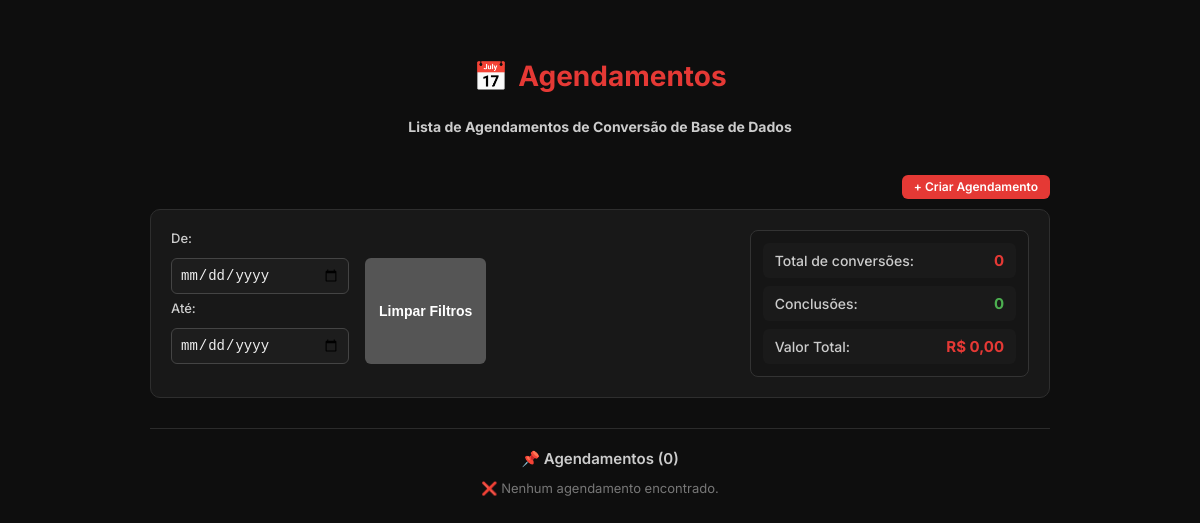
Before: / with the older database file.
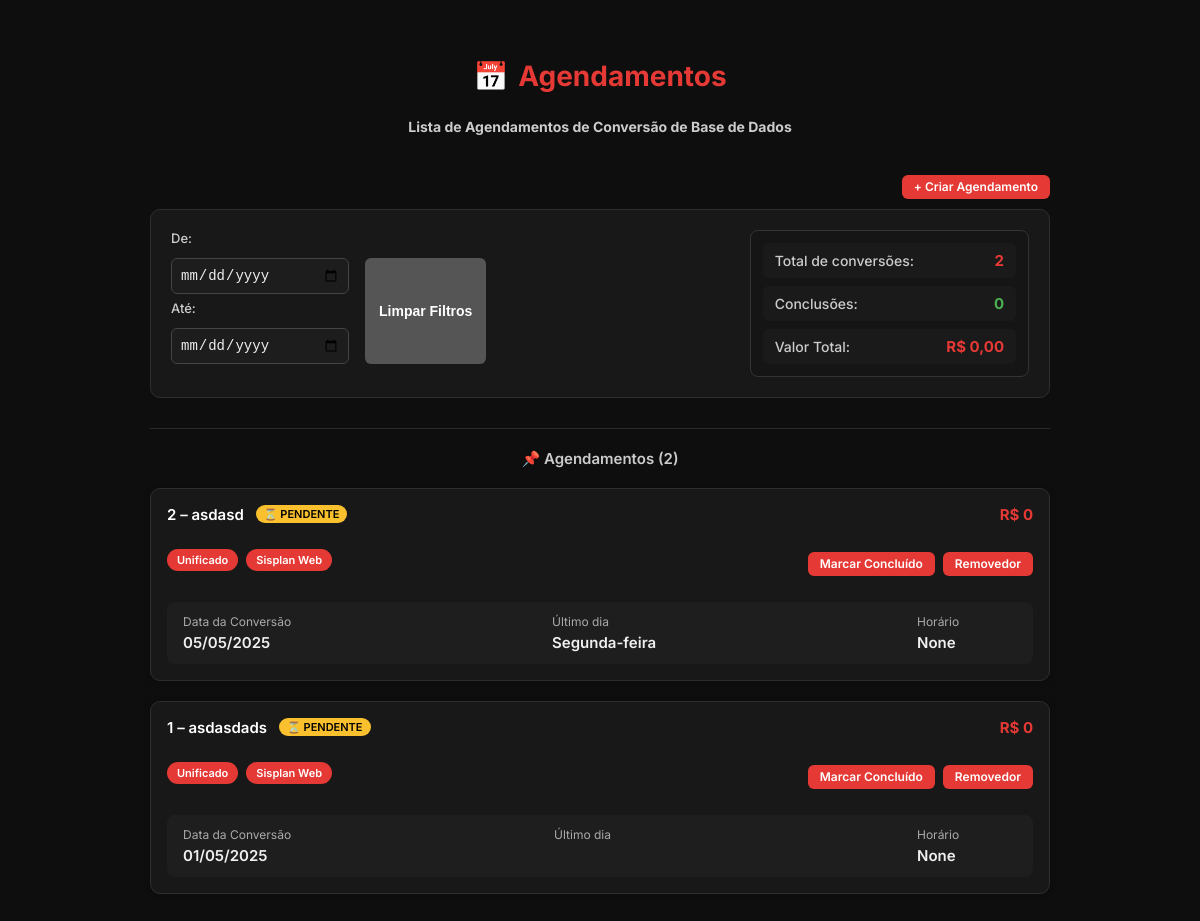
After: the same page with the newer database file.
### app/models.py (models this page shows)
class Agendamento(Base):
    __tablename__ = "agendamentos"
    id = Column(Integer, primary_key=True, index=True)
    cliente = Column(String, nullable=False)
    unificado = Column(Boolean, default=False)
    sisplan_web = Column(Boolean, default=False)
    data_conversao = Column(Date, nullable=False)
    ultimo_dia_trabalho = Column(String)
    horario_trabalho = Column(Time)
    valor = Column(String)
    conexao = Column(String)
    concluido = Column(Boolean, default=False)

### app/main.py (the view)
@app.get("/", response_class=HTMLResponse)
def lista_agendamentos(request: Request, data_de: str = "", data_ate: str = ""):
    db = SessionLocal()
    query = db.query(Agendamento)
    if data_de:
        try:
            data_convertida = datetime.strptime(data_de, "%Y-%m-%d").date()
            query = query.filter(Agendamento.data_conversao >= data_convertida)
        except ValueError:
            pass
    if data_ate:
        try:
            data_convertida_ate = datetime.strptime(data_ate, "%Y-%m-%d").date()
            query = query.filter(Agendamento.data_conversao <= data_convertida_ate)
        except ValueError:
            pass
    dados = query.order_by(desc(Agendamento.id)).all()
    total = len(dados)
    concluidos = len([d for d in dados if d.concluido])
    try:
        valor_total = sum(float(d.valor.replace(",", ".") or 0) for d in dados)
    except Exception:
        valor_total = 0.0
    db.close()
    return templates.TemplateResponse("index.html", {
        "request": request,
        "agendamentos": dados,
        "total": total,
        "concluidos": concluidos,
        "valor_total": valor_total,
        "data_de": data_de,
        "data_ate": data_ate
    })

### app/templates/index.html (shortened to what this page needs)
<!DOCTYPE html>
<html lang="pt-br">
<head>
  <link rel="stylesheet" href="/static/style.css">
</head>
<body>
  <h1>Agendamentos</h1>
  <h2>Lista de Agendamentos de Conversão de Base de Dados</h2>
    <div class="card-botoes">
        <form method="get" action="/cad_agendamento">
            <button type="submit" class="btn agendamento"> + Criar Agendamento</button>
        </form>
    </div>
    <div class="painel-filtros">
        <div class="filtros-esquerda">
            <div class="grupo-inline">
                <div class="grupo">
                    <label for="data_de">De:</label>
                    <input type="date" id="data_de" name="data_de" value="{{ data_de }}">
                    <label for="data_ate">Até:</label>
                    <input type="date" id="data_ate" name="data_ate" value="{{ data_ate }}">
                </div>
                <button type="button" id="limpar-filtros" class="btn limpar">Limpar Filtros</button>
            </div>
        </div>
        <div class="resumo">
            <div class="linha-resumo">
                <div class="coluna-label">Total de conversões:</div>
                <div class="coluna-valor destaque vermelho">{{ total }}</div>
            </div>
            <div class="linha-resumo">
                <div class="coluna-label">Conclusões:</div>
                <div class="coluna-valor destaque verde">{{ concluidos }}</div>
            </div>
            <div class="linha-resumo">
                <div class="coluna-label">Valor Total:</div>
                <div class="coluna-valor destaque vermelho">
                    R$ {{ "{:,.2f}".format(valor_total).replace(",", "X").replace(".", ",").replace("X", ".") }}
                </div>
            </div>
        </div>
    </div>
  <hr>
  <div class="agendamentos-titulo">📌 Agendamentos ({{ agendamentos|length }})</div>
  {% if agendamentos %}
    {% for item in agendamentos %}
    <div class="card-agendamento">
        <div class="card-topo">
            <strong class="cliente">
                {{ item.id }} – {{ item.cliente }}
                {% if item.concluido %}
                    <span class="status-concluido">✅ CONCLUÍDO</span>
                {% else %}
                    <span class="status-pendente">⏳ PENDENTE</span>
                {% endif %}
            </strong>
            <span class="valor">R$ {{ item.valor }}</span>
        </div>
        <div class="card-tags-botoes">
            <div class="card-tags">
            {% if item.unificado %}
                <span class="tag">Unificado</span>
            {% endif %}
            {% if item.sisplan_web %}
                <span class="tag">Sisplan Web</span>
            {% endif %}
            </div>
            <div class="card-botoes">
                <form method="post" action="/concluir/{{ item.id }}">
                    <button type="submit" class="btn concluir">Marcar Concluído</button>
                </form>
                <form method="post" action="/remover/{{ item.id }}">
                    <button type="submit" class="btn remover">Removedor</button>
                </form>
            </div>
        </div>
        <div class="card-detalhes">
            <div>
            <small>Data da Conversão</small>
            <div>{{ item.data_conversao.strftime('%d/%m/%Y') }}</div>
            </div>
            <div>
            <small>Último dia</small>
            <div>{{ item.ultimo_dia_trabalho }}</div>
            </div>
            <div>
            <small>Horário</small>
            <div>{{ item.horario_trabalho }}</div>
            </div>
        </div>
    </div>
    {% endfor %}
  {% else %}
    <div class="nenhum-agendamento">❌ Nenhum agendamento encontrado.</div>
  {% endif %}
</body>
</html>

Changed rows visible on the page:
added Agendamento: id "2", cliente "asdasd", concluido "⏳ PENDENTE", valor "0", unificado "Unificado", sisplan_web "Sisplan Web", data_conversao "05/05/2025", ultimo_dia_trabalho "Segunda-feira", horario_trabalho "None"
added Agendamento: id "1", cliente "asdasdads", concluido "⏳ PENDENTE", valor "0", unificado "Unificado", sisplan_web "Sisplan Web", data_conversao "01/05/2025", horario_trabalho "None"
Other visible differences:
{{ total }}: "0" → "2"
{{ agendamentos|length }}: "0" → "2"
text no longer shown: "❌ Nenhum agendamento encontrado."
